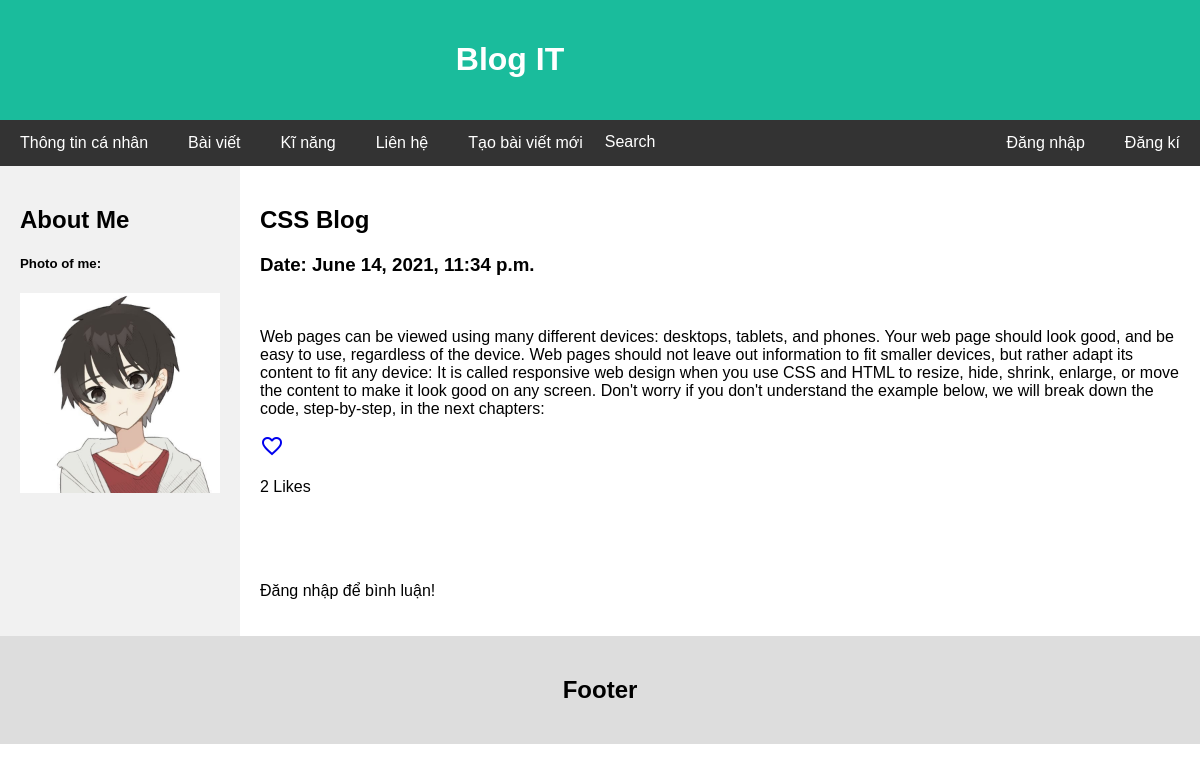
The page /blog/5/ on the database as committed earlier.
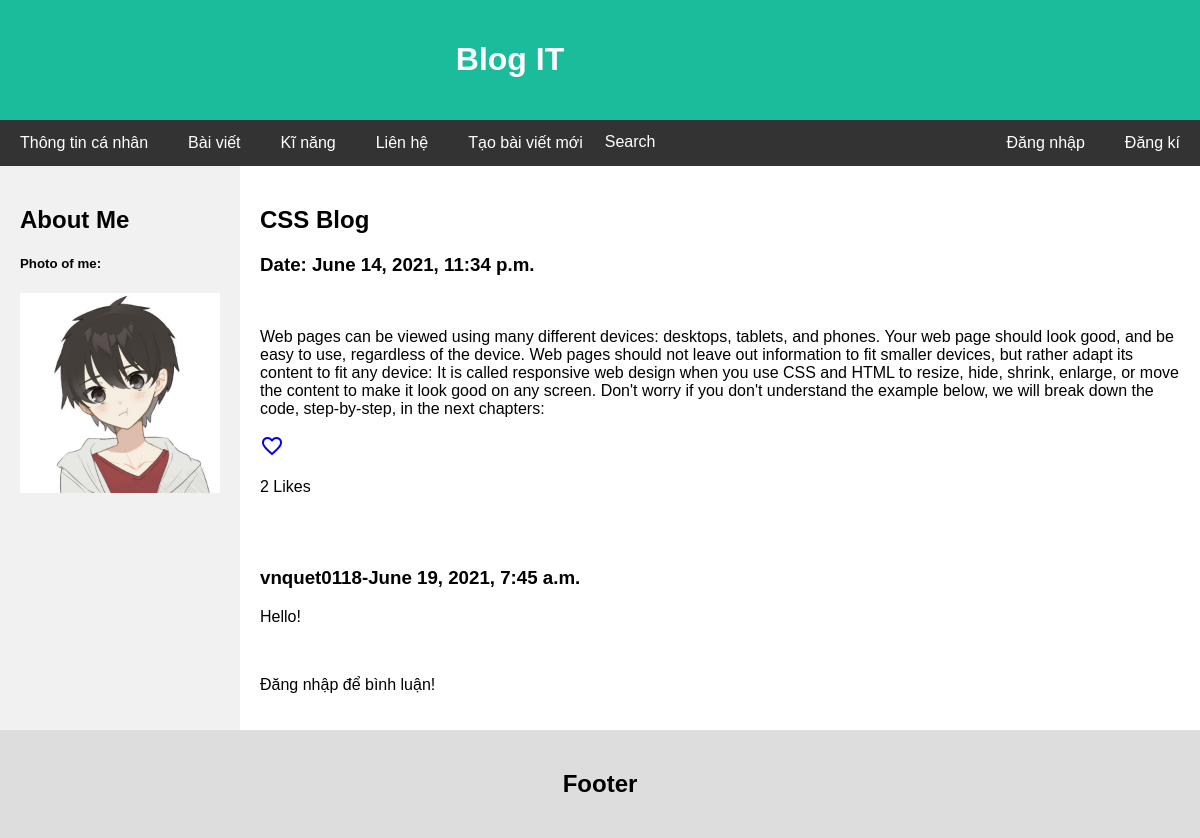
The same page on the database as committed later.
### blog/models.py (models this page shows, shortened)
class Comment(models.Model):
    author = models.ForeignKey(settings.AUTH_USER_MODEL, on_delete=models.CASCADE)
    post = models.ForeignKey(Post, on_delete=models.CASCADE, related_name="comments")
    date = models.DateTimeField(auto_now_add=True)
    body = models.TextField()
    class Meta:
        ordering = ['-date']

### blog/views.py (the view, shortened to what this page needs)
# urls.py: path('<int:pk>/', view=views.show_detail_post, name='show_detail_post'),
def show_detail_post(request, pk):
    liked = False
    if request.user.is_authenticated:
        user = request.user
        post = Post.objects.get(id=pk)
        if Like.objects.filter(user=user, post=post).exists():
            liked = True
    post = Post.objects.get(pk=pk)
    form = CommentForm()
    return render(request, 'posts/post_detail.html', {'post': post, 'form': form, 'liked': liked})

### blog/forms.py
class CommentForm(forms.ModelForm):
    body = forms.CharField(widget=forms.Textarea(attrs={'placeholder': 'Add a comment...', 'class': 'form-control'}), required=True)
    class Meta:
        model = Comment
        fields = ['body']

### blog/templates/posts/post_detail.html (shortened to what this page needs)
{% extends 'pages/base.html' %}
{% block content %}
  <div class="home_main">
    <h2>{{post.title}}</h2>
    <h3>Date: {{post.date}}</h3>
    <br>
    <p>{{post.body}}</p>
    {% if liked is True %}
      <a href="{% url 'post_like' post.id %}"><i class="material-icons text-danger">favorite</i></a>
      <p>{{post.likes}} Likes</p>
    {% else %}
      <a class="post-like" href="{% url 'post_like' post.id %}"><i class="material-icons text-danger">favorite_border</i></a>
      <p>{{post.likes}} Likes</p>
    {% endif %}
    <br><br>
    {% for comment in post.comments.all %}
      <h3>{{comment.author.username}}-<span>{{comment.date}}</span></h3>
      <p>{{comment.body}}</p>
    {% endfor %}
    {% if user.username %}
      <form action="." method="POST">
        {% csrf_token %}
        {{form.body}}
        <br>
        <input type="submit" value="Gửi" class="btn btn-info">
      </form>
    {% else %}
      <br>
      <p>Đăng nhập để bình luận!</p>
    {% endif %}
  </div>
{% endblock content %}

Rows that differ between the two databases and show on the page:
added Comment: author.username "vnquet0118", date "June 19, 2021, 7:45 a.m.", body "Hello!"
